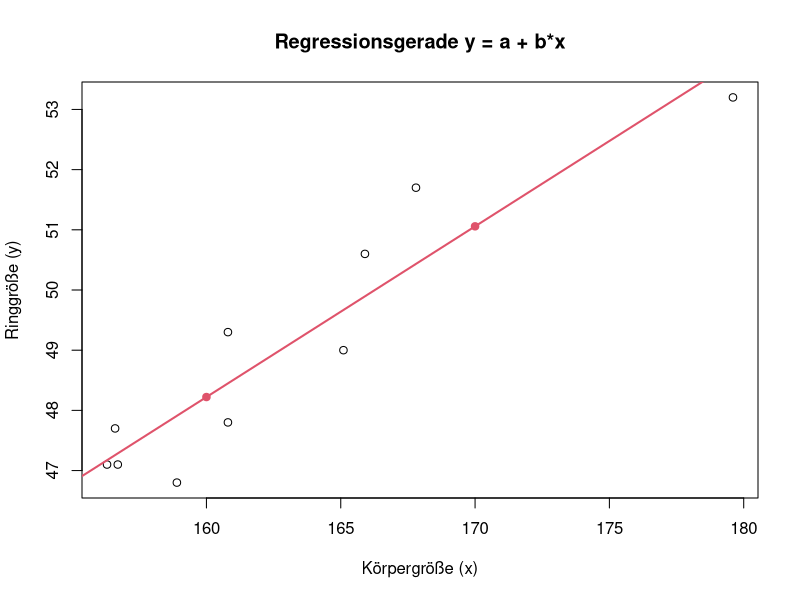

Source code (R):
## ---- chunk 1
set.seed(20160511)
n <- 10
x <- runif(n,155,180)
y <- 0+0.3*x+rnorm(n,sd=.8)
mod <- lm(y~x)

x <- round(x,1)
y <- round(y,1)

xmx <- x-mean(x)
ymy <- y-mean(y)
xmx2 <- xmx^2

z <- sum(xmx*ymy)
n <- sum(xmx2)

b <- z/n
a <- mean(y) - b*mean(x)

x_1 <- 160
x_2 <- 170

y_1 <- a + b * x_1
y_2 <- a + b * x_2

plot(x,y, xlab="Körpergröße (x)", ylab="Ringgröße (y)", main="Regressionsgerade y = a + b*x")
points(c(x_1, x_2), c(y_1, y_2), col=2, pch=19)
abline(a=a, b=b, col=2, lwd=2)
